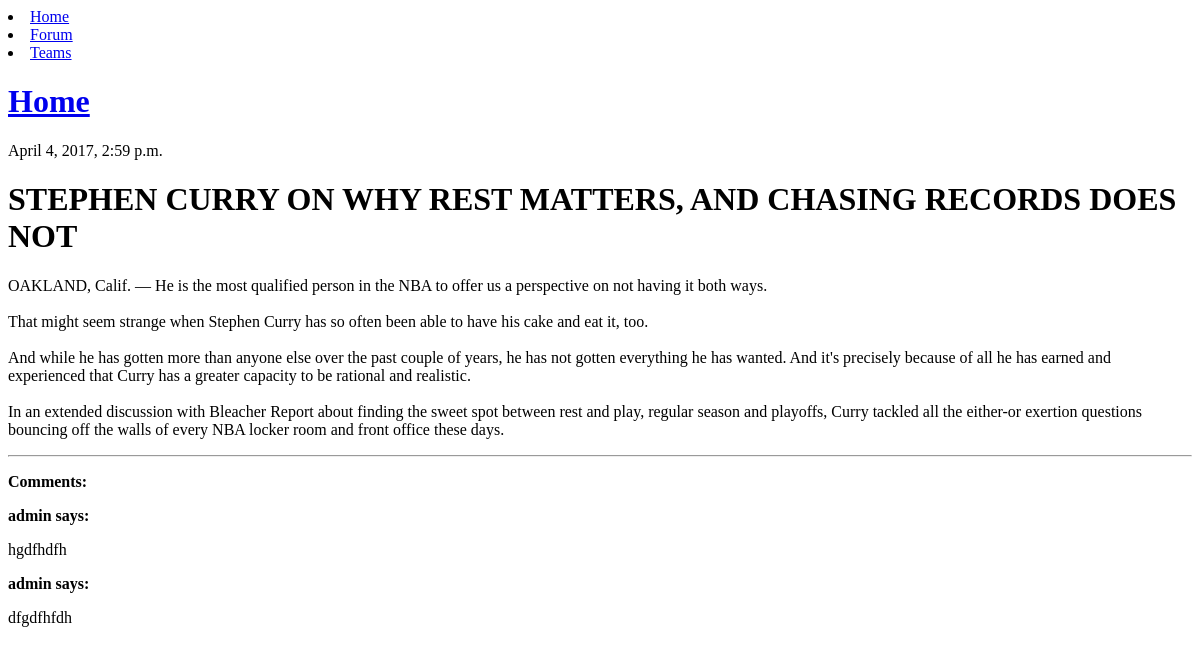
/post/16/, run on an earlier commit of the app's database.
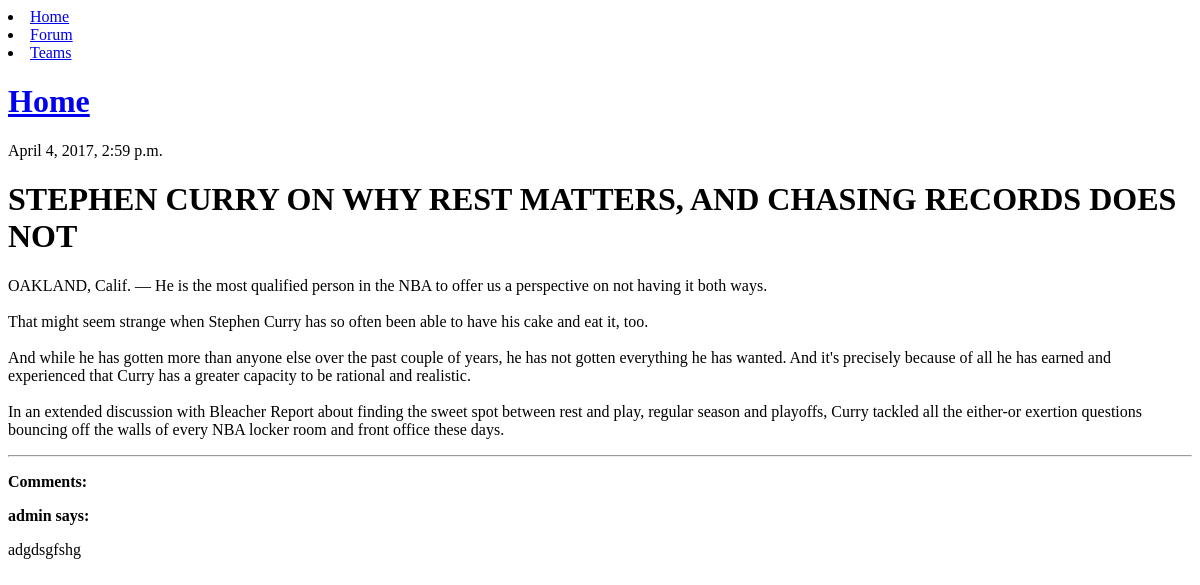
And on a later commit of the database.
### newsfeed/models.py (models this page shows, shortened)
class Comment(models.Model):
    author = models.ForeignKey('auth.User')
    newsPost = models.ForeignKey(Post, blank=True, null=True, related_name="news_comments")
    forumPost = models.ForeignKey(ForumPost, blank=True, null=True, related_name="forum_comments")
    text = models.TextField()
    timeStamp = models.DateTimeField(default=timezone.now)

### newsfeed/views.py (the view)
# urls.py: url(r'^post/(?P<pk>\d+)/$', views.post_in_detail, name="post_in_detail"),
def post_in_detail(request, pk):
    post = get_object_or_404(Post, pk=pk)
    return render(request, 'newsfeed/post_in_detail.html', {'post': post})

### newsfeed/templates/newsfeed/post_in_detail.html (shortened to what this page needs)
{% extends 'newsfeed/base.html' %}
{% block content %}
    <div>
        {% if post.created_date %}
            <div>
                {{ post.created_date }}
            </div>
        {% endif %}
        <h1>{{ post.title }}</h1>
        <p>{{ post.text|linebreaksbr }}</p>
    </div>
    <hr>
    <strong><p>Comments:</p></strong>
    {% for comment in post.news_comments.all %}
        <div>
            <strong>{{ comment.author }} says:</strong>
            <p>{{ comment.text|linebreaks }}
        </div>
    {% empty %}
        <p> No comments yet... </p>
    {% endfor %}
{% endblock %}

What changed in the data, as far as the page shows it:
removed Comment: author "admin", text "hgdfhdfh"
removed Comment: author "admin", text "dfgdfhfdh"
added Comment: author "admin", text "adgdsgfshg"
